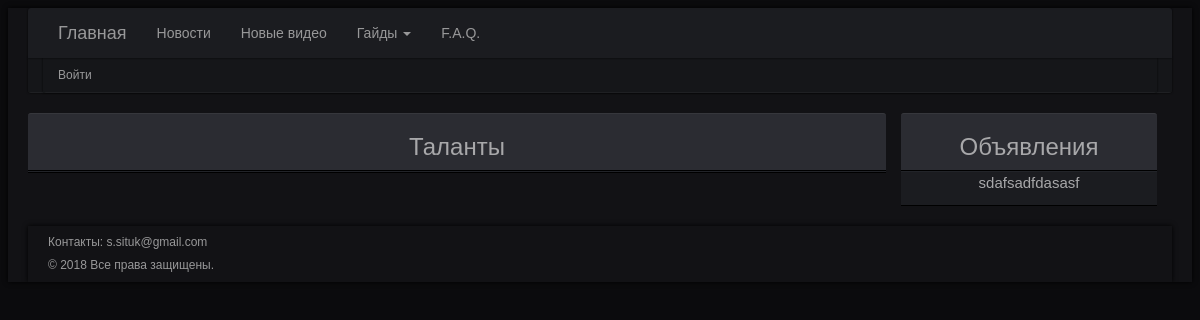
Page /main/talentlist/ on the earlier database version.
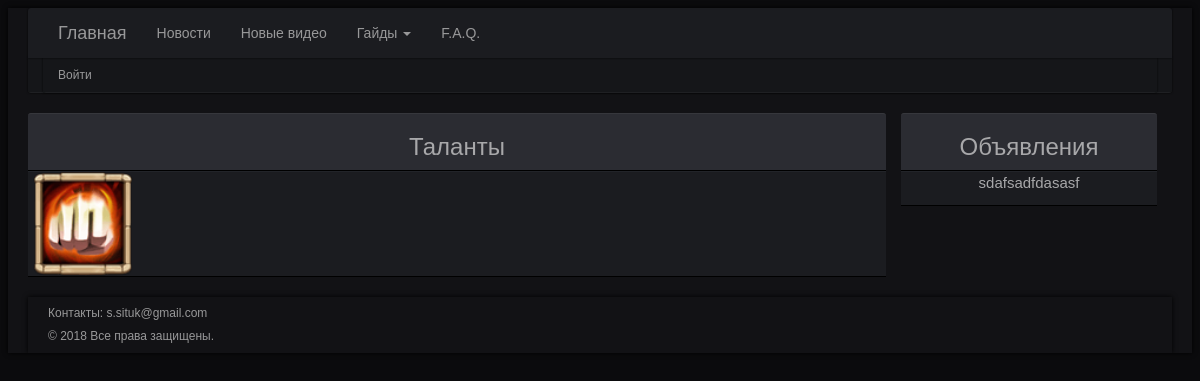
Same page on the later database version.
### minimum/models.py (models this page shows, shortened)
class Ads(models.Model):
	ads = RichTextField(blank = True, null = True, default = None)
	date = models.DateTimeField(auto_now_add = True, auto_now = False)

class Talent(models.Model):
	name = models.CharField(max_length=64, blank=True, null=True, default=None)
	talent_image = models.ImageField(upload_to='images/', blank = True, null = True, default = None)
	talent_1 = models.TextField( blank = True, null = True, default = None)
	talent_2 = models.TextField( blank = True, null = True, default = None)
	talent_3 = models.TextField( blank = True, null = True, default = None)
	talent_4 = models.TextField( blank = True, null = True, default = None)
	talent_5 = models.TextField( blank = True, null = True, default = None)
	talent_6 = models.TextField( blank = True, null = True, default = None)
	talent_7 = models.TextField( blank = True, null = True, default = None)
	talent_8 = models.TextField( blank = True, null = True, default = None)

### minimum/views.py (the view)
def list_talant(request):
	args = {}
	args['talents'] = Talent.objects.all
	args['ads'] = Ads.objects.order_by('-date')[:1]
	args['username'] = auth.get_user(request).username
	return render_to_response('list_talant.html', args)

### templates/list_talant.html
{% extends 'in_main.html' %}
{% load staticfiles %}
{% block list_news %}
<div class="row" id="youtub-row">
    <div class="col-xs-12" id="youtub-head">
      <h3>Таланты</h3>
    </div>
    <div class="col-xs-12" id="youtub-colm">
      <div class="row" id="youtub-wind">
      	{% for talent in talents %}
        <div class="col-xs-2" id="col-youtub-wind">
          <a href="{% url 'get_talant' talent.id %}"><img src="{{ talent.talent_image.url }}" width="100" height="100"  alt="{{ talent.name }}" title="{{ talent.name }}" class="img-responsive"></a>
        </div>
        {% endfor %}
      </div>
  </div>
</div>
{% endblock %}
{% block ads %}
<div class="col-md-3" id="right-coll">
    <div class="col-md-12" id="result-head">
        <h3>Объявления</h3>
    </div>
    {% for this_ads in ads %}
	    <div class="col-md-12" id="user-result">
	    	{% autoescape off%}{{this_ads.ads}}{% endautoescape %}
		</div>
    {% endfor %}
</div>
{% endblock %}

### templates/in_main.html (shortened to what this page needs)
{% load static %}
<!DOCTYPE html>
<html lang="en">
<head>
    <link rel="stylesheet" href="https://cdnjs.cloudflare.com/ajax/libs/twitter-bootstrap/3.3.6/css/bootstrap.min.css">
     <link rel="stylesheet" href="{% static 'style.css' %}">
</head>
<body >
    <div class="rf31u51">
        <div class="wrap">
            <HEADER>
                <nav  id = "testmenu" role="navigation">
                  <div class="container-fluid">
                    <div class="navbar-header">
                      <a class="navbar-brand" id='a_title' href="/">Главная</a>
                    </div>
                    <div class="collapse navbar-collapse" id="bs-example-navbar-collapse-1">
                        <ul class="nav navbar-nav">
                        <li><A id='a_title' href="{% url 'list_news' 1 %}">Новости</A></li>
                        <li class="active"><A id='a_title' href="{% url 'list_video' 1 %}">Новые видео</A></li>
                        <li class="dropdown">
                            <a id='a_title' href="{% url 'list_hiros' %} class="dropdown-toggle" data-toggle="dropdown" role="button" aria-haspopup="true" aria-expanded="false">Гайды <span class="caret"></span></a>
                        </li>
                        <li><A id='a_title' href="{% url 'faq' %}">F.A.Q.</A></li>
                        </ul>
                    </div>
                  </div>
                </nav>
                    <div class="subline">
                        <div class="subline">
                            <div class="login">
                                {% if username %}
                                <a id='a_title' href="/auth/logout/">Выйти</a> <a id='a_title' href="{% url 'room'  %}">Профиль: {{ username }}</a>
                                {% else %}
                                <a id='a_title' href="/auth/login/">Войти</a>
                                {% endif %}
                            </div>
                        </div>
                </div>
            </HEADER>
            <div class="row" id="main">
                <div class="col-md-9" id="left-coll">
                    {% block list_news %} {% endblock %}
                </div>
                    {% block ads %}{% endblock %}
            </div>
            <footer>
                <div class="wrap">
                    <H6><p>Контакты: s.situk@gmail.com</p>
                        <p>© 2018 Все права защищены.</p>
                    </H6>
                </div>
            </footer>
    </div>
</body>
</html>

### static/static_dev/style.css (style rules this page uses)
body { background-color: #000; background: #0B0B0D; color: #989899 !important; font-family: verdana, arial, sans-serif; font-size: 14px; line-height: 1.5; position: relative; margin: 0; display: block; margin: 8px; }
.wrap { padding-top: 20px; width: 100%; padding: 0; width: 98%; padding: 0 1%; display: block; margin-left: auto; margin-right: auto; width: auto; max-width: 1210px; min-width: 320px; position: relative; background: #121215; padding: 0 20px; -moz-box-shadow: 0 0 5px #000; -webkit-box-shadow: 0 0 5px #000; box-shadow: 0 0 5px #000; overflow: hidden; }
header { position: relative; display: block; }
header nav { height: 50px; background: #2b2c32; -moz-box-shadow: 0 0 2px 0 #000; -webkit-box-shadow: 0 0 2px 0 #000; box-shadow: 0 0 2px 0 #000; position: relative; z-index: 210; }
nav, .menu { border-radius: 3px 3px 0 0; }
.subline { background: #151619; border-bottom: 1px solid #1f2023; -moz-border-radius: 0 0 3px 3px; -webkit-border-radius: 0 0 3px 3px; border-radius: 0 0 3px 3px; background-clip: padding-box; -moz-box-shadow: 0 0 2px 0 #000; -webkit-box-shadow: 0 0 2px 0 #000; box-shadow: 0 0 2px 0 #000; padding: 0 15px; height: 35px; line-height: 35px; position: relative; z-index: 4; font-size: 12px; margin: 0 0 20px; }
#a_title { color: #989899; }
#main { margin-left: 0px; margin-right: 0px; }
#youtub-head { background: #2b2c32; border-top: 1px solid #36373c; border-bottom: 1px solid #000; text-align: center; border-radius: 3px 3px 0 0; line-height: 37px; font-size: 20px; font-weight: normal; min-width: 50px; color: #a8a8aa; padding: 0 15px; }
#youtub-colm { background: #1b1c20; border-top: 1px solid #222429; border-bottom: 1px solid #000; text-align: center; line-height: 37px; font-size: 40px; font-weight: normal; min-width: 50px; color: #a8a8aa; padding: 0 15px; }
#col-youtub-wind { padding: 0 5px; }
#result-head { background: #2b2c32; border-top: 1px solid #36373c; border-bottom: 1px solid #000; text-align: center; border-radius: 3px 3px 0 0; line-height: 37px; font-size: 20px; font-weight: normal; min-width: 50px; color: #a8a8aa; padding: 15 0px; }
#user-result { background: #1b1c20; border-top: 1px solid #222429; border-bottom: 1px solid #000; text-align: center; font-size: 15px; font-weight: normal; min-width: 50px; color: #a8a8aa; padding: 15 0px; }
#testmenu { background: #1b1c20; }
footer { background: #1b1c20; font-size: 12px; position: relative; margin: 20px 0 0; }

Differences in the rows shown:
added Talent: talent_image (picture)
